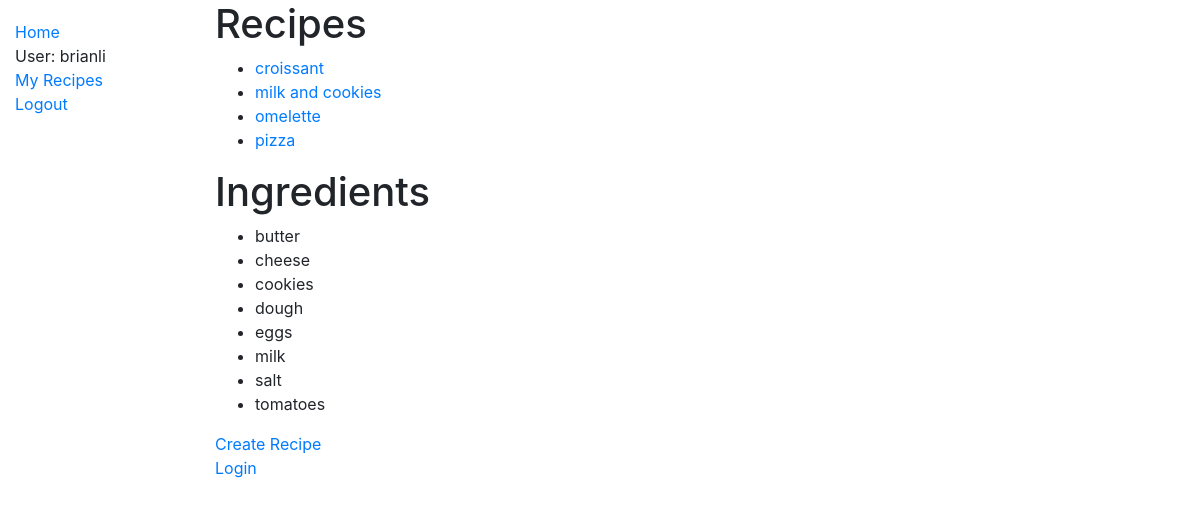
Page /recipes/ (signed in) on the committed database.
### recipes/models.py (models this page shows, shortened)
class Recipe(models.Model):
	name = models.CharField(max_length=50, unique=True)
	likes = models.IntegerField(default=0)
	cuisine = models.CharField(max_length=50, default='world')
	slug = models.SlugField(unique=True)
	ingredients = models.ManyToManyField(
		Ingredient,
		through='RecipeItem',
		related_name='recipes')
	users = models.ManyToManyField(
		User,
		through='UserRecipe',
		related_name='recipes',
		blank=True)
	class Meta:
		ordering = ('name',)

class Ingredient(models.Model):
	SPRING = 'SP'
	SUMMER = 'SU'
	FALL = 'FA'
	WINTER = 'WI'
	ALL_SEASONS = 'AS'
	SEASONALITY_CHOICES = [
		(SPRING, 'Spring'),
		(SUMMER, 'Summer'),
		(FALL, 'Fall'),
		(WINTER, 'Winter'),
		(ALL_SEASONS, 'All seasons'),
	]
	name = models.CharField(max_length=30, unique=True)
	seasonality = models.CharField(
		max_length=30,
		choices=SEASONALITY_CHOICES,
		default=ALL_SEASONS)
	class Meta:
		ordering = ('name',)

### recipes/views.py (the view)
# urls.py: path('', views.RecipeIndexView.as_view(), name='index'),
class RecipeIndexView(ListView):
	model = Recipe
	template_name = 'recipes/index.html'
	context_object_name = 'recipe_list' # same as default, but made explicit for greater clarity
	def get_context_data(self, **kwargs):
		context = super().get_context_data(**kwargs)
		context['ingredients_list'] = Ingredient.objects.all()
		return context

### templates/recipes/index.html
{% extends "base_generic.html" %}
{% block content %}
<body>
	<div>
		<h1>Recipes</h1>
		{% if recipe_list %}
		<ul>
			{% for recipe in recipe_list %}
			<li><a href="/recipes/{{recipe.slug}}/">{{ recipe.name }}</a></li>
			{% endfor %}
		</ul>
		{% else %}
			No recipes currently in database.
		{% endif %}
	</div>
	<div>
		<h1>Ingredients</h1>
		{% if ingredients_list %}
		<ul>
			{% for ingredient in ingredients_list %}
			<li>{{ ingredient.name }}</li>
			{% endfor %}
		</ul>
		{% else %}
			No ingredients currently in database.
		{% endif %}
	</div>
	<div>
		<a href="/recipes/create_recipe/">Create Recipe</a>
	</div>
	<div>
		<a href="/accounts/login">Login</a>
	</div>
</body>
{% endblock %}

### templates/base_generic.html (shortened to what this page needs)
<!DOCTYPE html>
<html lang="en">
<head>
  <link rel="stylesheet" href="https://stackpath.bootstrapcdn.com/bootstrap/4.1.3/css/bootstrap.min.css">
  {% load static %}
  <link rel="stylesheet" href="{% static 'css/styles.css' %}">
</head>
<body>
  <div class="container-fluid">
    <div class="row">
      <div class="col-sm-2">
      {% block sidebar %}
        <ul class="sidebar-nav">
          <li><a href="{% url 'index' %}">Home</a></li>
          {% if user.is_authenticated %}
          <li>User: {{ user.get_username }}</li>
          <li><a href="{% url 'my_recipes' %}">My Recipes</a></li>
          <li><a href="{% url 'logout' %}?next={{ request.path }}">Logout</a></li>
          {% else %}
          <li><a href="{% url 'login' %}?next={{ request.path }}">Login</a></li>
          {% endif %}
        </ul>
     {% endblock %}
      </div>
      <div class="col-sm-10 ">{% block content %}{% endblock %}</div>
    </div>
  </div>
</body>
</html>

### static/css/styles.css (style rules this page uses)
.sidebar-nav { margin-top: 20px; padding: 0; list-style: none; }

### rows in the picture
Recipe: name "croissant"
Recipe: name "milk and cookies"
Recipe: name "omelette"
Recipe: name "pizza"
Ingredient: name "butter"
Ingredient: name "cheese"
Ingredient: name "cookies"
Ingredient: name "dough"
Ingredient: name "eggs"
Ingredient: name "milk"
Ingredient: name "salt"
Ingredient: name "tomatoes"

### other values in the picture
{{ user.get_username }} "brianli"
